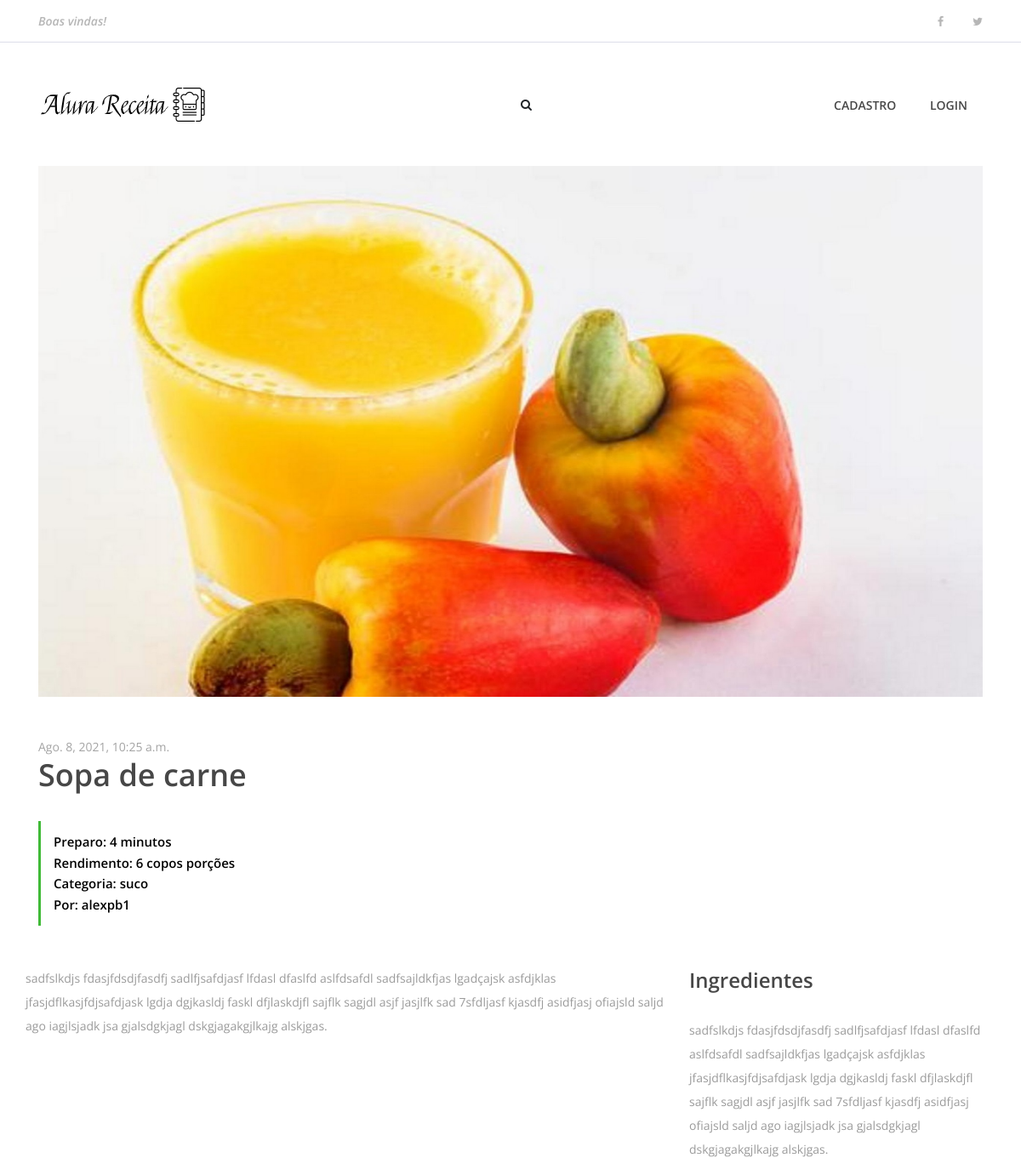
Page /11 on the committed database.
### AlexReceitas/apps/Receitas/models.py (models this page shows, shortened)
class Receita(models.Model):
    pessoa=models.ForeignKey(User, on_delete=models.CASCADE)
    nome_receita=models.CharField(max_length=200)
    ingredientes=models.TextField(default='')
    modo_preparo= models.TextField(default='')
    tempo_preparo=models.IntegerField(default=0)
    rendimento=models.CharField(max_length=100)
    categoria=models.CharField(max_length=100)
    date_receita=models.DateTimeField(default=datetime.now, blank=True)
    foto_receita=models.ImageField(upload_to='fotos/%d/%m/%Y',blank=True, null=True, default='0')
    publicada=models.BooleanField(default=False )

### AlexReceitas/apps/Receitas/views/receita.py (the view)
# urls.py: path('<int:receita_id>', receita, name='receita'),
def receita(request, receita_id):
    receita=get_object_or_404(Receita, pk=receita_id)
    receita_a_exibir={
        'receita':receita
    }
    return render(request, 'receitas/receita.html', receita_a_exibir)

### Templates/receitas/receita.html (shortened to what this page needs)
{% extends 'base.html' %}
{% load static %}
{% block content %}
    {% include 'partials/_menu.html' %}
        <div class="container">
            <div class="row">
                <div class="col-12">
                    <div class="receipe-slider owl-carousel">
                        {% if receita.foto_receita == '0' %}
                            <img src="{% static 'img/bg-img/tomate_banner.jpg' %}">
                        {% else %}
                            <img src="{{ receita.foto_receita.url }}" alt="">
                        {% endif %}
                    </div>
                </div>
            </div>
        </div>
        <div class="receipe-content-area">
            <div class="container">
                <div class="row">
                    <div class="col-12 col-md-8">
                        <div class="receipe-headline my-5">
                            <span>{{receita.date_receita}}</span>
                            <h2>{{receita.nome_receita}}</h2>
                            <div class="receipe-duration">
                                <h6>Preparo: {{receita.tempo_preparo}} minutos</h6>
                                <h6>Rendimento: {{receita.rendimento}} porções</h6>
                                <h6>Categoria: {{receita.categoria}}</h6>
                                <h6>Por: {{receita.pessoa}}</h6>
                            </div>
                        </div>
                    </div>
                <div class="row">
                    <div class="col-12 col-lg-8">
                        <div class="single-preparation-step d-flex">
                            <p>{{receita.modo_preparo}} </p>
                        </div>
                    </div>
                    <div class="col-12 col-lg-4">
                        <div class="ingredients">
                            <h4>Ingredientes</h4>
                            <div class="ingredients">
                                <p>{{receita.ingredientes}}</p>
                            </div>
                        </div>
                    </div>
                </div>
{% endblock %}

### static/site.css (style rules this page uses)
* { margin: 0; padding: 0; }
body { font-family: "Open Sans", sans-serif; font-size: 14px; }
h1, h2, h3, h4, h5, h6 { color: #000000; line-height: 1.3; font-weight: 600; }
p { color: #9b9b9b; font-size: 14px; line-height: 2; font-weight: 400; }
img { height: auto; max-width: 100%; }
.receipe-slider { position: relative; z-index: 1; }
.receipe-headline span { font-size: 14px; display: block; color: #a4a4a4; margin-bottom: 0; }
.receipe-headline h2 { font-size: 36px; color: #474747; margin-bottom: 30px; }
.receipe-headline .receipe-duration { border-left: 3px solid #40ba37; padding: 15px; }
.receipe-headline .receipe-duration h6 { font-size: 15px; margin-bottom: 5px; }
.receipe-headline .receipe-duration h6:last-child { margin-bottom: 0; }
.single-preparation-step { position: relative; z-index: 1; margin-bottom: 50px; }
.ingredients h4 { color: #474747; margin-bottom: 30px; }

### rows in the picture
Receita: foto_receita (picture), date_receita "Ago. 8, 2021, 10:25 a.m.", nome_receita "Sopa de carne", tempo_preparo "4", rendimento "6 copos", categoria "suco", pessoa "alexpb1", modo_preparo "sadfslkdjs fdasjfdsdjfasdfj sadlfjsafdjasf lfdasl dfaslfd aslfdsafdl sadfsajldkfjas lgadçajsk asfdjklas jfasjdflkasjfdjsafdjask lgdja dgjkasldj faskl dfjlaskdjfl sajflk sagjdl asjf jasjlfk sad 7sfdljasf kjasdfj asidfjasj ofiajsld saljd ago iagjlsjadk jsa gjalsdgkjagl dskgjagakgjlkajg alskjgas.", ingredientes "sadfslkdjs fdasjfdsdjfasdfj sadlfjsafdjasf lfdasl dfaslfd aslfdsafdl sadfsajldkfjas lgadçajsk asfdjklas jfasjdflkasjfdjsafdjask lgdja dgjkasldj faskl dfjlaskdjfl sajflk sagjdl asjf jasjlfk sad 7sfdljasf kjasdfj asidfjasj ofiajsld saljd ago iagjlsjadk jsa gjalsdgkjagl dskgjagakgjlkajg alskjgas."
